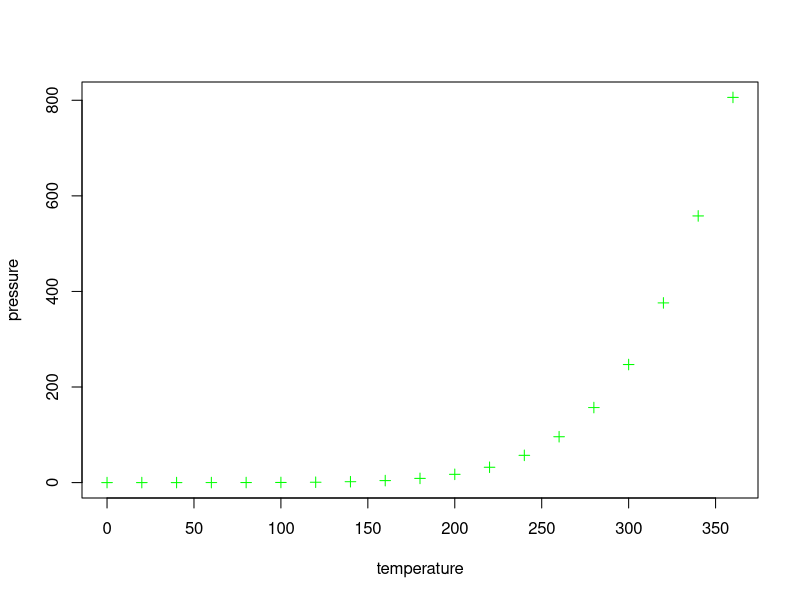

This figure's R source:
## ---- chunk 1
knitr::opts_chunk$set(echo = TRUE)
## ---- chunk 2
summary(cars)
## ---- chunk 3
plot(pressure, col = "green", pch = 3)
summary(pressure)
